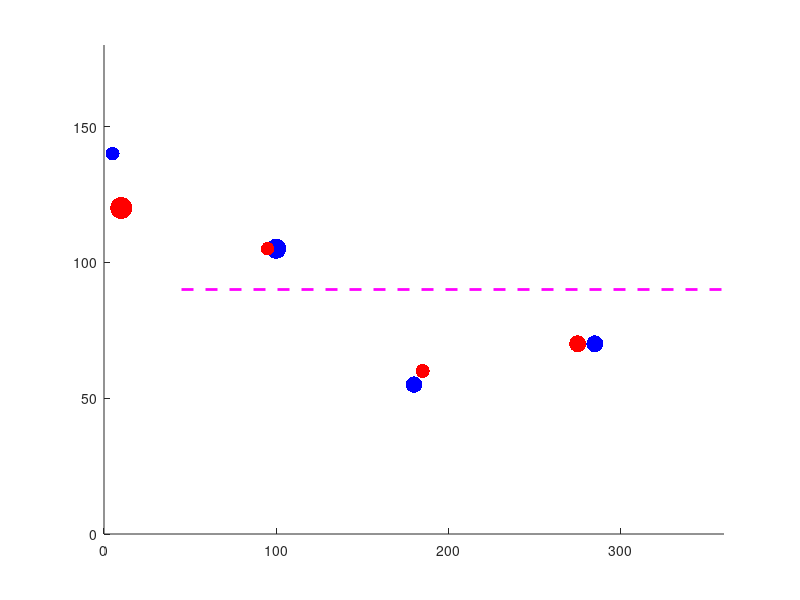

The MATLAB source for this figure: (Note: this script raises an error after producing the figure.)


alphaON=[5,100,180,285];
%alphaON=360-alphaON;    %equivalent to fliplr
betaON=[140,105,55,70];
alphaONOFF=[10,95,185,275];
%alphaONOFF=360-alphaONOFF;    %equivalent to fliplr
betaONOFF=[120,105,60,70];
coeffON=[0.167274554714880,0.350309766818000,0.233410692512288,0.249004985954832];
coeffONOFF=[0.414804628989209,0.159656043199595,0.175192315576808,0.250347012234388];



figure;
s1=scatter(alphaON,betaON,600.*coeffON,'b','filled');
hold on;
s2=scatter(alphaONOFF,betaONOFF,600.*coeffONOFF,'r','filled');
xlim([0 360]);ylim([0 180]);
hold on;
set(gcf, 'color', [1 1 1]);
plot([45 405],[90 90],'--m','LineWidth',2);
%grid on
ax = gca;
ax.XTick = 0:45:360;
ax.YTick = 0:45:180;
ax.XTickLabel = {'P','315','I','225','A','135','S','45'};
ax.FontSize=14;
set(ax,'Xdir','reverse');
%ax.YTickLabel = {'','','','',''};
%ax.YTickLabel = {'anti-OD','135', 'margin','45','OD'};
ax.YTickLabel = {'OA','45','margin','135','anti-OA'};

%xlabel('Direction (deg.)','FontSize',20);     % for single maps
xlabel('Direction (deg.)','FontSize',16);
%ax.YTickLabel = {'','','','',''};

%ylabh=ylabel('Eccentricity (deg.)','FontSize',20);     % for single maps
ylabh=ylabel('Eccentricity (deg.)','FontSize',16);
set(ylabh, 'Units', 'Normalized', 'Position', [-0.2, 0.5, 0]);
legend([s1,s2],{'ON','ON-OFF',},'Location','northeast','FontSize',14);
legend('boxoff');





